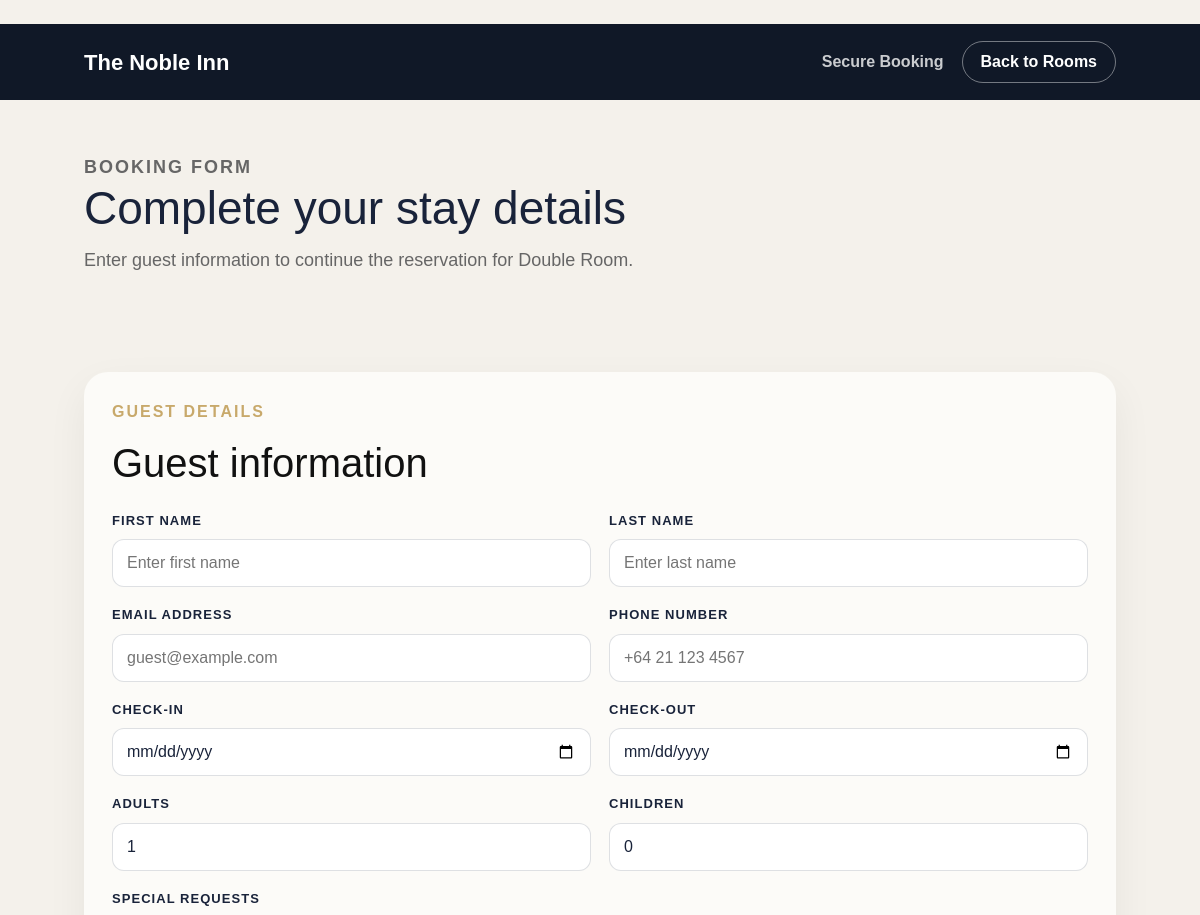
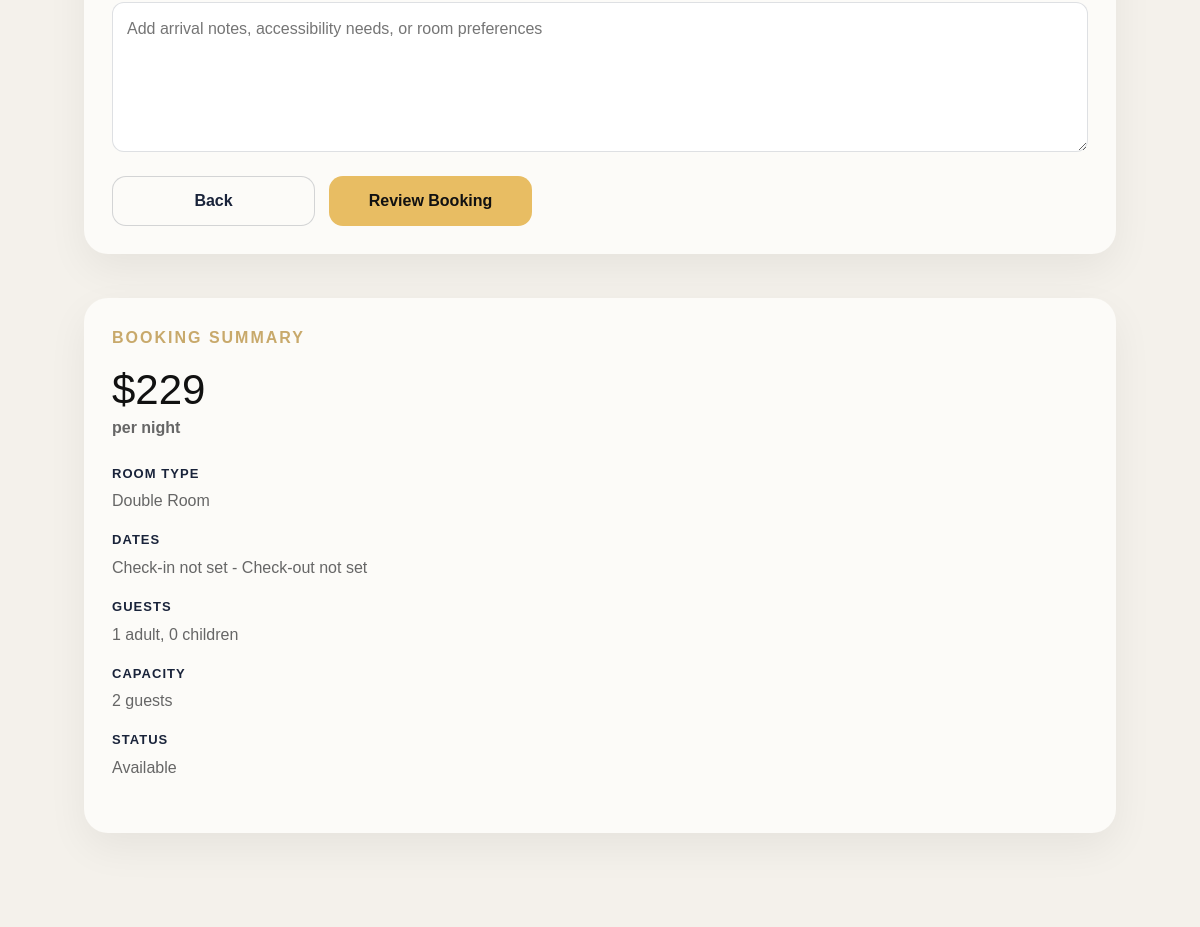
Before: /rooms/2/book?check_in=&check_out=&adults=1&children=0&room_type=&max_price=350&sort_by=lowest_price (upper part) with the older database file (2 pictures, top to bottom).
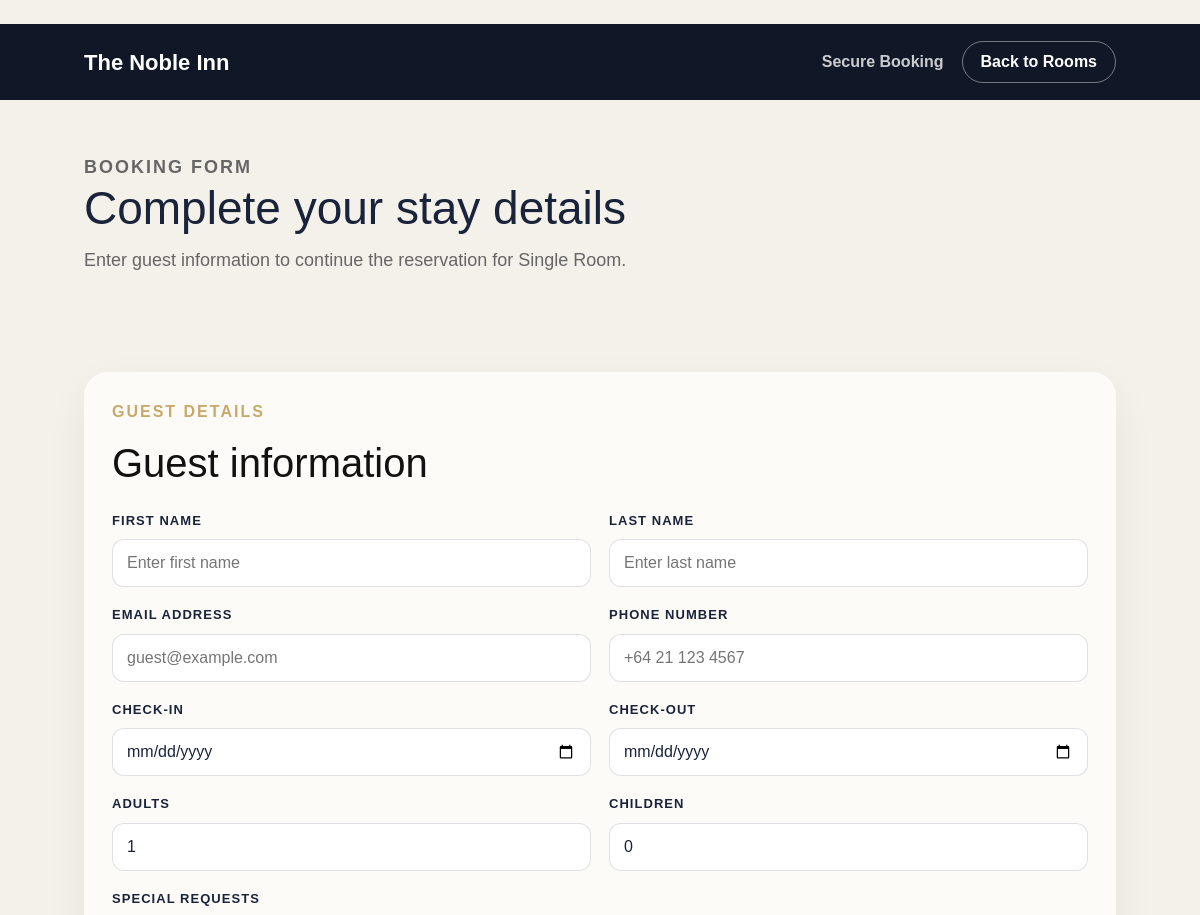
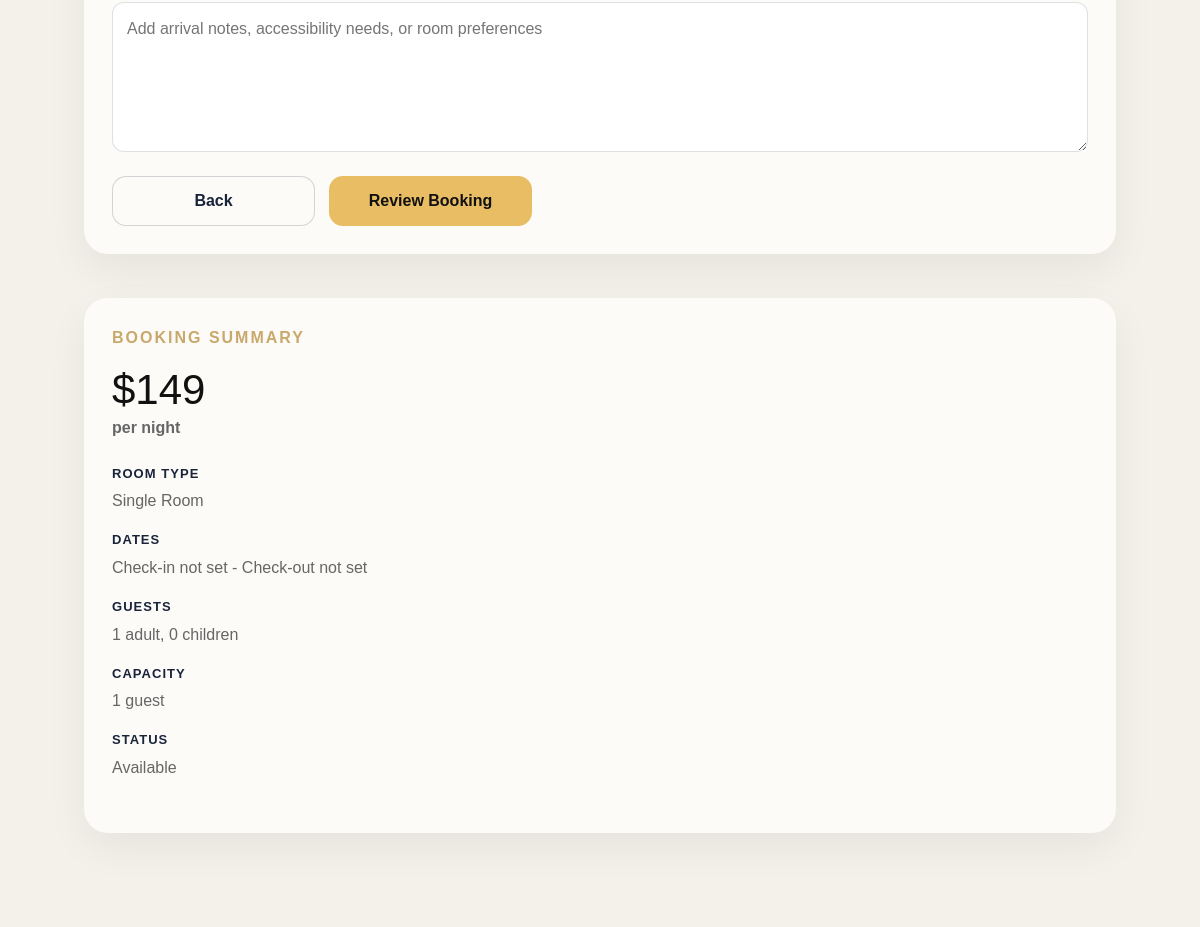
After: the same page with the newer database file (2 pictures, top to bottom).
### app/models/room.py (models this page shows, shortened)
class Room(db.Model):
    id = db.Column(db.Integer, primary_key=True)
    room_number = db.Column(db.String(20), nullable=False, unique=True)
    room_type = db.Column(db.String(100), nullable=False)
    price = db.Column(db.Float, nullable=False)
    status = db.Column(db.String(50), nullable=False, default="Available")

### app/routes/main_routes.py (the view)
@main.route("/rooms/<int:room_id>/book")
def booking_form(room_id):
    room = Room.query.get_or_404(room_id)
    details = get_room_details(room.room_type)
    booking_summary = build_booking_summary(request.args)
    return render_template(
        "rooms/booking_form.html",
        room=room,
        details=details,
        booking_summary=booking_summary,
    )

### app/routes/main_routes.py (called while the page is built)
def get_room_details(room_type):
    return ROOM_DETAILS.get(room_type, {
        "title": room_type,
        "description": "Comfortable accommodation for Nobleman's Travellers Inn guests.",
        "capacity": "Guests",
        "bed": "Bed included",
        "amenities": ["Wi-Fi", "Private bath"],
        "rules": ["Check-in: 2:00 PM", "Check-out: 12:00 PM"],
    })

def build_booking_summary(source):
    booking_summary = {
        "check_in": source.get("check_in", ""),
        "check_out": source.get("check_out", ""),
        "adults": source.get("adults", "1"),
        "children": source.get("children", "0"),
        "room_type": source.get("room_type", ""),
        "max_price": source.get("max_price", ""),
        "sort_by": source.get("sort_by", "lowest_price"),
    }
    booking_summary["guest_text"] = (
        f"{booking_summary['adults']} adult{'s' if booking_summary['adults'] != '1' else ''}, "
        f"{booking_summary['children']} child{'ren' if booking_summary['children'] != '1' else ''}"
    )
    return booking_summary

### app/templates/rooms/booking_form.html (shortened to what this page needs)
{% extends '_layout.html' %}
{% block site_header %}
<header class="checkout-topbar">
    <a class="checkout-brand" href="{{ url_for('main.home') }}">The Noble Inn</a>
    <div class="checkout-nav-actions">
        <span>Secure Booking</span>
        <a href="{{ url_for('main.available_rooms') }}">Back to Rooms</a>
    </div>
</header>
{% endblock %}
{% block content %}
<section class="checkout-page-header">
    <div>
        <p class="section-tag">BOOKING FORM</p>
        <h1>Complete your stay details</h1>
        <p>Enter guest information to continue the reservation for {{ room.room_type }}.</p>
    </div>
</section>
<section class="room-detail-shell">
    <div class="booking-form-grid">
        <form class="booking-form-card" action="{{ url_for('main.booking_review', room_id=room.id) }}" method="post">
            <p class="section-tag">GUEST DETAILS</p>
            <h2>Guest information</h2>
            <div class="booking-form-fields">
                <div class="form-field">
                    <label for="first_name">First Name</label>
                    <input id="first_name" name="first_name" type="text" placeholder="Enter first name" required>
                </div>
                <div class="form-field">
                    <label for="last_name">Last Name</label>
                    <input id="last_name" name="last_name" type="text" placeholder="Enter last name" required>
                </div>
                <div class="form-field">
                    <label for="email">Email Address</label>
                    <input id="email" name="email" type="email" placeholder="guest@example.com" required>
                </div>
                <div class="form-field">
                    <label for="phone">Phone Number</label>
                    <input id="phone" name="phone" type="tel" placeholder="+64 21 123 4567" required>
                </div>
                <div class="form-field">
                    <label for="check_in">Check-in</label>
                    <input id="check_in" name="check_in" type="date" value="{{ booking_summary.check_in }}" required>
                </div>
                <div class="form-field">
                    <label for="check_out">Check-out</label>
                    <input id="check_out" name="check_out" type="date" value="{{ booking_summary.check_out }}" required>
                </div>
                <div class="form-field">
                    <label for="adults">Adults</label>
                    <input id="adults" name="adults" type="number" min="1" value="{{ booking_summary.adults }}" required>
                </div>
                <div class="form-field">
                    <label for="children">Children</label>
                    <input id="children" name="children" type="number" min="0" value="{{ booking_summary.children }}">
                </div>
            </div>
            <div class="form-field form-field-full">
                <label for="requests">Special Requests</label>
                <textarea id="requests" name="requests" rows="5" placeholder="Add arrival notes, accessibility needs, or room preferences"></textarea>
            </div>
            <div class="booking-form-actions">
                <a class="ghost-btn" href="{{ url_for('main.room_details', room_id=room.id, check_in=booking_summary.check_in, check_out=booking_summary.check_out, adults=booking_summary.adults, children=booking_summary.children, room_type=booking_summary.room_type, max_price=booking_summary.max_price, sort_by=booking_summary.sort_by) }}">Back</a>
                <button class="solid-btn" type="submit">Review Booking</button>
            </div>
        </form>
        <aside class="booking-summary-panel">
            <p class="section-tag">BOOKING SUMMARY</p>
            <h2>${{ '{:,.0f}'.format(room.price) }}</h2>
            <span>per night</span>
            <div class="booking-summary-list">
                <div>
                    <strong>Room Type</strong>
                    <p>{{ room.room_type }}</p>
                </div>
                <div>
                    <strong>Dates</strong>
                    <p>{{ booking_summary.check_in or 'Check-in not set' }} - {{ booking_summary.check_out or 'Check-out not set' }}</p>
                </div>
                <div>
                    <strong>Guests</strong>
                    <p>{{ booking_summary.guest_text }}</p>
                </div>
                <div>
                    <strong>Capacity</strong>
                    <p>{{ details.capacity }}</p>
                </div>
                <div>
                    <strong>Status</strong>
                    <p>{{ room.status }}</p>
                </div>
            </div>
        </aside>
    </div>
</section>
{% endblock %}

### app/templates/_layout.html (shortened to what this page needs)
﻿<!DOCTYPE html>
<html lang="en">
<head>
    <link href="https://cdn.jsdelivr.net/npm/bootstrap@5.3.7/dist/css/bootstrap.min.css" rel="stylesheet">
    <link rel="stylesheet" href="{{ url_for('static', filename='css/_layout.css') }}">
    <link rel="stylesheet" href="{{ url_for('static', filename='css/homepage.css') }}">
    <link rel="stylesheet" href="{{ url_for('static', filename='css/_footer.css') }}">
    {% block page_css %}
    <link rel="stylesheet" href="{{ url_for('static', filename='css/_sidebar.css') }}">
    {% endblock %}
</head>
<body>
    {% block site_header %}{% endblock %}
    <main class="main-content">
        {% block content %}{% endblock %}
    </main>
</body>
</html>

### app/static/css/_layout.css (style rules this page uses)
.main-content { flex: 1; }

### app/static/css/homepage.css (style rules this page uses)
* { box-sizing: border-box; }
html { scroll-behavior: smooth; }
body { margin: 0; font-family: "Poppins", sans-serif; color: #111; background: #f4f1eb; }
section { overflow: hidden; }
.checkout-topbar { align-items: center; background: #101827; color: white; display: flex; justify-content: space-between; min-height: 76px; padding: 0 7%; position: sticky; top: 0; z-index: 50; }
.checkout-brand { color: white; font-size: 22px; font-weight: 800; text-decoration: none; }
.checkout-nav-actions { align-items: center; display: flex; gap: 18px; }
.checkout-nav-actions span { color: rgba(255,255,255,0.78); font-weight: 700; }
.checkout-nav-actions a { align-items: center; border: 1px solid rgba(255,255,255,0.42); border-radius: 999px; color: white; display: inline-flex; font-weight: 800; height: 42px; justify-content: center; padding: 0 18px; text-decoration: none; }
.checkout-page-header { background: #f4f1eb; padding: 52px 7% 24px; }
.checkout-page-header h1 { color: #19233a; font-size: 46px; line-height: 1.1; margin: 0 0 12px; }
.checkout-page-header p { color: #666; font-size: 18px; line-height: 1.7; margin: 0; }
.section-tag { color: #c8a96b; font-weight: 700; letter-spacing: 2px; margin-bottom: 15px; }
.results-back-link, .ghost-btn, .solid-btn { display: inline-flex; align-items: center; justify-content: center; text-decoration: none; font-weight: 700; transition: 0.25s ease; }
.ghost-btn, .solid-btn { width: 100%; min-width: 0; height: 50px; border-radius: 14px; padding: 0 20px; text-align: center; white-space: nowrap; }
.ghost-btn { background: #fcfbf8; color: #19233a; border: 1px solid rgba(25,35,58,0.18); }
.solid-btn { background: #e8bd63; color: #111; }
.room-detail-shell { padding: 72px 7% 96px; }
.room-detail-main, .booking-summary-panel { background: #fcfbf8; border-radius: 24px; box-shadow: 0 15px 40px rgba(0,0,0,0.06); padding: 28px; }
.room-detail-copy p, .room-description-panel p, .room-info-panel li, .booking-summary-list p { color: #666; line-height: 1.7; }
.booking-summary-panel { position: sticky; top: 96px; }
.booking-summary-panel h2 { font-size: 42px; margin: 8px 0 0; }
.booking-summary-panel > span { color: #666; display: block; font-weight: 700; margin-bottom: 24px; }
.booking-summary-list { display: grid; gap: 16px; margin-bottom: 24px; }
.booking-summary-list strong { color: #19233a; display: block; font-size: 13px; letter-spacing: 0.08em; text-transform: uppercase; }
.booking-summary-list p { margin: 4px 0 0; }
.booking-form-grid { display: grid; grid-template-columns: minmax(0, 1fr) 360px; gap: 28px; align-items: start; }
.booking-form-card { background: #fcfbf8; border-radius: 24px; box-shadow: 0 15px 40px rgba(0,0,0,0.06); padding: 28px; min-width: 0; }
.booking-form-card h2 { color: #111; font-size: 40px; margin: 0 0 24px; }
.booking-form-fields { display: grid; grid-template-columns: repeat(2, minmax(0, 1fr)); gap: 18px; }
.form-field { display: grid; gap: 9px; min-width: 0; }
.form-field-full { margin-top: 18px; }
.form-field label { color: #19233a; font-size: 13px; font-weight: 800; letter-spacing: 0.08em; text-transform: uppercase; }
.form-field input, .form-field textarea { width: 100%; border: 1px solid rgba(25,35,58,0.14); border-radius: 12px; background: white; color: #19233a; font: inherit; min-height: 48px; padding: 0 14px; }
.form-field textarea { min-height: 130px; padding: 14px; resize: vertical; }
.booking-form-actions { display: grid; grid-template-columns: repeat(2, minmax(0, 1fr)); gap: 14px; margin-top: 24px; max-width: 420px; }
.booking-form-actions button { border: 0; cursor: pointer; font: inherit; font-weight: 800; }
@media (max-width: 1200px) { .available-room-card, .room-detail-grid, .results-layout, .booking-form-grid, .hold-grid, .payment-grid, .track-container, .contact-container, .about-section, .login-selection-grid { grid-template-columns: 1fr; } }
@media (max-width: 1200px) { .filters-panel, .booking-summary-panel { position: static; } }

Changed rows visible on the page:
changed Room "Available": room_type "Double Room" → "Single Room"; price "229" → "149"
Other visible differences:
{{ details.capacity }}: "2 guests" → "1 guest"
